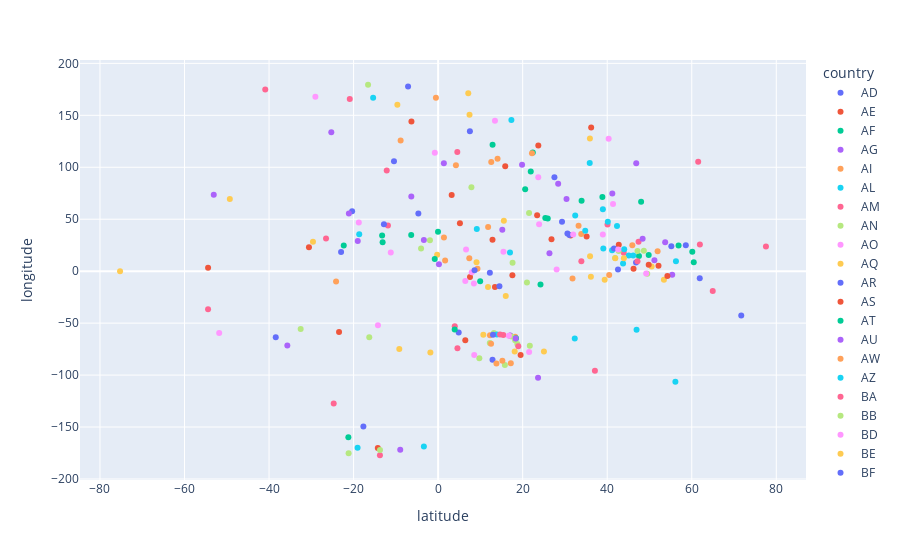

Notebook cell for this chart:
### Code cell
#cau 1
import plotly.express as px 

pig=px.scatter(df,x = 'latitude', y = 'longitude', color = 'country')
pig.show()
